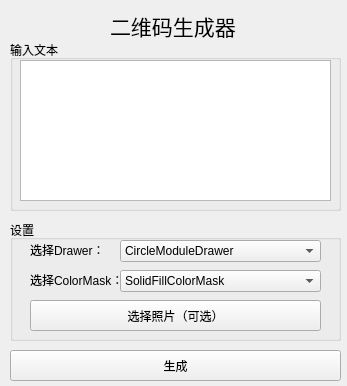
<?xml version="1.0" encoding="UTF-8"?>
<ui version="4.0">
 <class>MainWindow</class>
 <widget class="QMainWindow" name="MainWindow">
  <property name="geometry">
   <rect>
    <x>0</x>
    <y>0</y>
    <width>347</width>
    <height>386</height>
   </rect>
  </property>
  <property name="windowTitle">
   <string>二维码生成器</string>
  </property>
  <widget class="QWidget" name="centralwidget">
   <widget class="QLabel" name="title">
    <property name="geometry">
     <rect>
      <x>110</x>
      <y>10</y>
      <width>131</width>
      <height>31</height>
     </rect>
    </property>
    <property name="font">
     <font>
      <family>STZhongsong</family>
      <pointsize>16</pointsize>
     </font>
    </property>
    <property name="text">
     <string>二维码生成器</string>
    </property>
   </widget>
   <widget class="QGroupBox" name="inputBox">
    <property name="geometry">
     <rect>
      <x>10</x>
      <y>40</y>
      <width>331</width>
      <height>171</height>
     </rect>
    </property>
    <property name="title">
     <string>输入文本</string>
    </property>
    <widget class="QPlainTextEdit" name="textEdit">
     <property name="geometry">
      <rect>
       <x>10</x>
       <y>20</y>
       <width>311</width>
       <height>141</height>
      </rect>
     </property>
    </widget>
   </widget>
   <widget class="QGroupBox" name="settingsBox">
    <property name="geometry">
     <rect>
      <x>10</x>
      <y>220</y>
      <width>331</width>
      <height>121</height>
     </rect>
    </property>
    <property name="title">
     <string>设置</string>
    </property>
    <widget class="QLabel" name="drawerChooseLabel">
     <property name="geometry">
      <rect>
       <x>20</x>
       <y>20</y>
       <width>81</width>
       <height>20</height>
      </rect>
     </property>
     <property name="text">
      <string>选择Drawer：</string>
     </property>
    </widget>
    <widget class="QComboBox" name="drawerChooseBox">
     <property name="geometry">
      <rect>
       <x>110</x>
       <y>20</y>
       <width>201</width>
       <height>22</height>
      </rect>
     </property>
     <item>
      <property name="text">
       <string>CircleModuleDrawer</string>
      </property>
     </item>
     <item>
      <property name="text">
       <string>GappedSquareModuleDrawer</string>
      </property>
     </item>
     <item>
      <property name="text">
       <string>HorizontalBarsDrawer</string>
      </property>
     </item>
     <item>
      <property name="text">
       <string>RoundedModuleDrawer</string>
      </property>
     </item>
     <item>
      <property name="text">
       <string>SquareModuleDrawer</string>
      </property>
     </item>
     <item>
      <property name="text">
       <string>VerticalBarsDrawer</string>
      </property>
     </item>
    </widget>
    <widget class="QLabel" name="colorMaskChooseLabel">
     <property name="geometry">
      <rect>
       <x>20</x>
       <y>50</y>
       <width>91</width>
       <height>20</height>
      </rect>
     </property>
     <property name="text">
      <string>选择ColorMask：</string>
     </property>
    </widget>
    <widget class="QComboBox" name="colorMaskChooseBox">
     <property name="geometry">
      <rect>
       <x>110</x>
       <y>50</y>
       <width>201</width>
       <height>22</height>
      </rect>
     </property>
     <item>
      <property name="text">
       <string>SolidFillColorMask</string>
      </property>
     </item>
     <item>
      <property name="text">
       <string>RadialGradiantColorMask</string>
      </property>
     </item>
     <item>
      <property name="text">
       <string>SquareGradiantColorMask</string>
      </property>
     </item>
     <item>
      <property name="text">
       <string>HorizontalGradiantColorMask</string>
      </property>
     </item>
     <item>
      <property name="text">
       <string>VerticalGradiantColorMask</string>
      </property>
     </item>
    </widget>
    <widget class="QPushButton" name="pictureChooseButton">
     <property name="geometry">
      <rect>
       <x>20</x>
       <y>80</y>
       <width>291</width>
       <height>31</height>
      </rect>
     </property>
     <property name="text">
      <string>选择照片（可选）</string>
     </property>
    </widget>
   </widget>
   <widget class="QPushButton" name="generateButton">
    <property name="geometry">
     <rect>
      <x>10</x>
      <y>350</y>
      <width>331</width>
      <height>31</height>
     </rect>
    </property>
    <property name="text">
     <string>生成</string>
    </property>
   </widget>
  </widget>
 </widget>
 <resources/>
 <connections/>
</ui>
